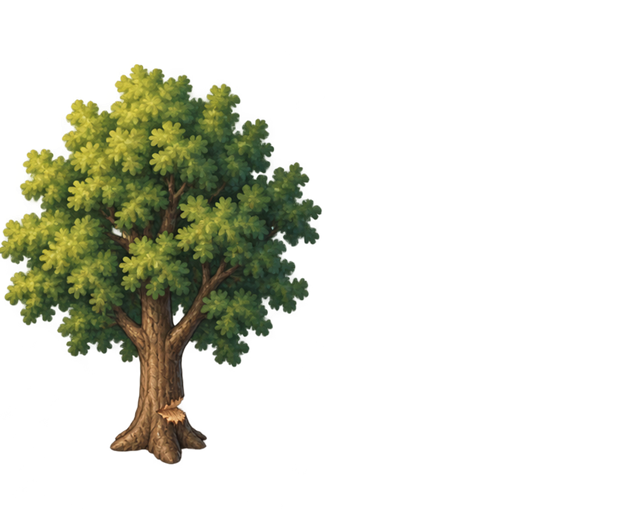
#> input picture Assets/Art/Production/Environment/Trees/Deciduous01/Runtime2x/deciduous-01-notched-2x-v1.png, 640 x 512 px
$ python make_chop_contact_preview.py
#> lines starting #> are read from the running program, lines starting #| are printed output that depends on the picture
from pathlib import Path

from PIL import Image, ImageDraw, ImageFont


PROJECT = Path(__file__).resolve().parents[2]
ART = PROJECT / "Assets/Art/Production"
CHARACTER = ART / "Characters/WoodcutterMale01/Runtime2x/Chop"
TREE = ART / "Environment/Trees/Deciduous01/Runtime2x/deciduous-01-notched-2x-v1.png"
OUTPUT = ART / "InteractionPreviews/woodcutter-chop-four-directions-contact-preview-v1.png"

DIRECTIONS = (
    ("SOUTHEAST", "Southeast", "southeast", (130, 110)),
    ("SOUTHWEST", "Southwest", "southwest", (265, 105)),
    ("NORTHEAST", "Northeast", "northeast", (110, 105)),
    ("NORTHWEST", "Northwest", "northwest", (265, 125)),
)


def font(size: int, bold: bool = False) -> ImageFont.ImageFont:
    name = "segoeuib.ttf" if bold else "segoeui.ttf"
    path = Path("C:/Windows/Fonts") / name
    return ImageFont.truetype(str(path), size) if path.exists() else ImageFont.load_default()


tree_source = Image.open(TREE).convert("RGBA")
#> tree_source is the input picture: PIL image 640x512 RGBA; mean R, G, B, A 21.6, 23, 10.6, 53.3
tree_bbox = tree_source.getchannel("A").getbbox()
#> tree_bbox = (0, 51, 325, 509)
if tree_bbox is None:
    raise ValueError("Notched tree contains no visible pixels")
tree = tree_source.crop(tree_bbox)
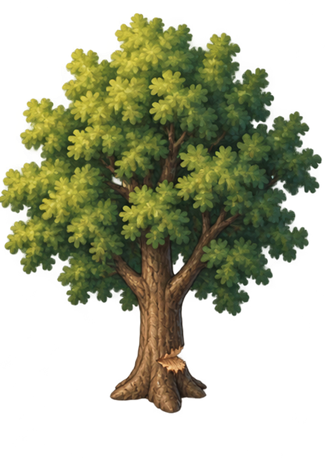
#> tree: PIL image 325x458 RGBA; mean R, G, B, A 47.5, 50.7, 23.2, 117.3; transparent parts drawn white
tree = tree.resize((220, 310), Image.Resampling.LANCZOS)
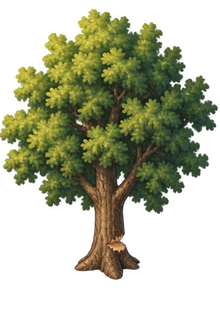
#> tree: PIL image 220x310 RGBA; mean R, G, B, A 47.4, 50.6, 23, 117.4; transparent parts drawn white

panel_width = 500
panel_height = 410
header_height = 82
board = Image.new("RGBA", (1040, 930), (44, 76, 48, 255))
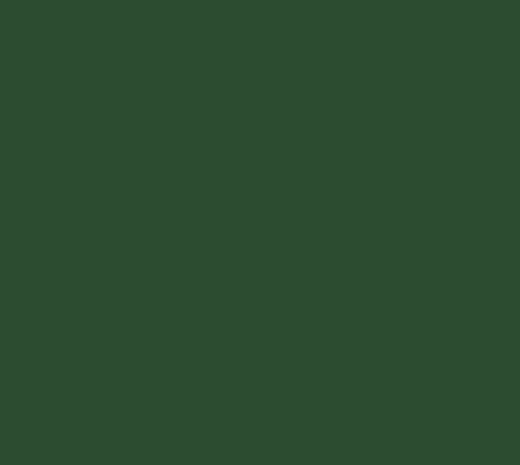
#> board: PIL image 1040x930 RGBA (shown at 1/2 size); mean R, G, B, A 44, 76, 48, 255
draw = ImageDraw.Draw(board)
draw.rounded_rectangle((20, 18, 1020, 72), radius=15, fill=(25, 39, 29, 255))
draw.text(
    (42, 32),
    "CHOP IMPACT — SCALE, FOOT ANCHOR, AND TREE CONTACT",
    font=font(23, True),
    fill=(255, 255, 255, 255),
)

for index, (label, folder, slug, character_position) in enumerate(DIRECTIONS):
    column = index % 2
    row = index // 2
    panel_x = 20 + column * 510
    panel_y = header_height + row * 420
    draw.rounded_rectangle(
        (panel_x, panel_y, panel_x + panel_width, panel_y + panel_height),
        radius=18,
        fill=(126, 151, 92, 255),
    )
    draw.text(
        (panel_x + 18, panel_y + 14),
        f"{label} — IMPACT FRAME 4",
        font=font(18, True),
        fill=(255, 238, 174, 255),
    )

    tree_position = (panel_x + 195, panel_y + 58)
    board.alpha_composite(tree, tree_position)
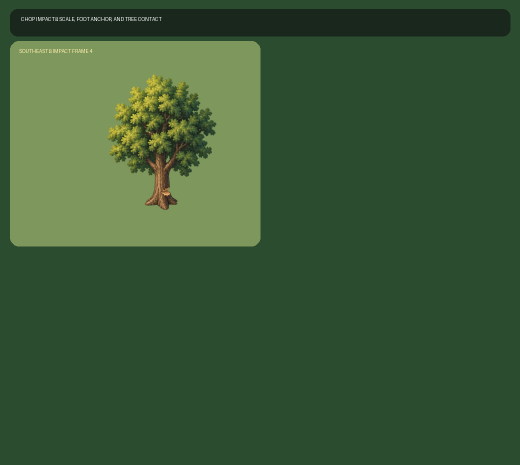
#> board: PIL image 1040x930 RGBA (shown at 1/2 size); mean R, G, B, A 59.4, 88.3, 55, 255

    character_path = (
        CHARACTER
        / folder
        / f"woodcutter-male-01-chop-{slug}-frame-04-2x-v1.png"
    )
#> (the run stopped early here; a loop or call above may not have finished)

$ run again, with Assets/Art/Production/Environment/Trees/Deciduous01/Runtime2x/deciduous-01-falling-southeast-2x-v1.png copied over Assets/Art/Production/Environment/Trees/Deciduous01/Runtime2x/deciduous-01-notched-2x-v1.png
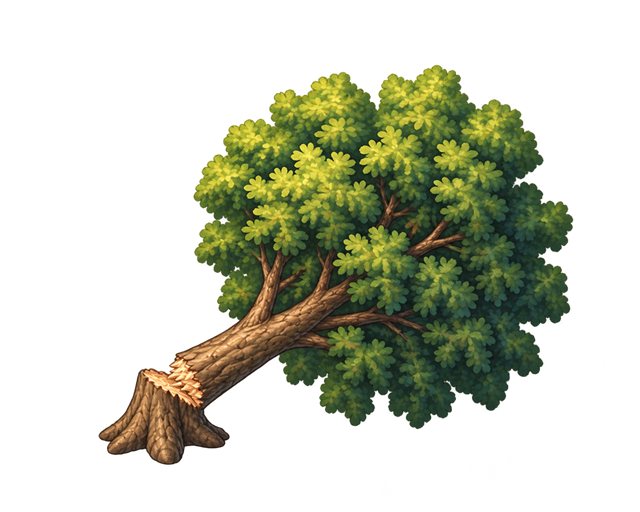
#> input picture Assets/Art/Production/Environment/Trees/Deciduous01/Runtime2x/deciduous-01-falling-southeast-2x-v1.png, 640 x 512 px
#> tree_source is the input picture: PIL image 640x512 RGBA; mean R, G, B, A 30.4, 33.4, 16, 84
#> tree_bbox = (28, 42, 616, 500)
#> `tree = tree.resize((220, 310), Image.Resampling.LANCZOS)`:
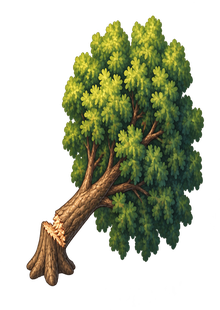
#> tree: PIL image 220x310 RGBA; mean R, G, B, A 37.7, 41.4, 19.5, 102.2; transparent parts drawn white
#> `board.alpha_composite(tree, tree_position)`:
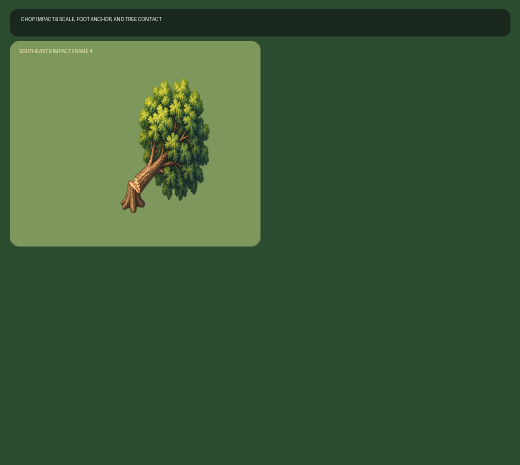
#> board: PIL image 1040x930 RGBA (shown at 1/2 size); mean R, G, B, A 59.5, 88.5, 55.2, 255

$ run again, with Assets/Art/Production/Environment/Trees/Deciduous01/Runtime2x/deciduous-01-felled-2x-v1.png copied over Assets/Art/Production/Environment/Trees/Deciduous01/Runtime2x/deciduous-01-notched-2x-v1.png
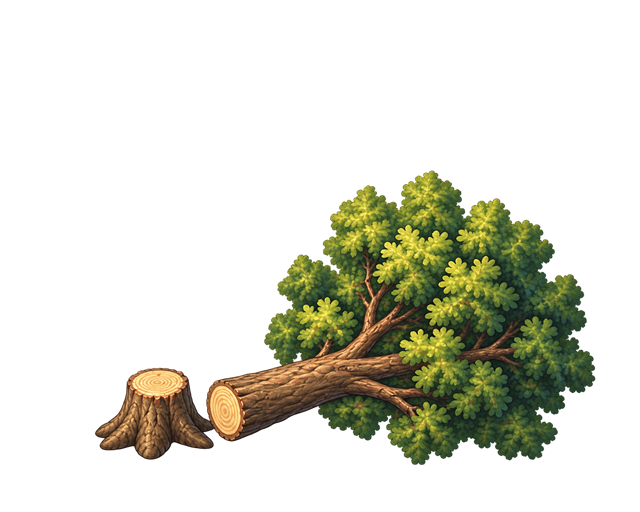
#> input picture Assets/Art/Production/Environment/Trees/Deciduous01/Runtime2x/deciduous-01-felled-2x-v1.png, 640 x 512 px
#> tree_source is the input picture: PIL image 640x512 RGBA; mean R, G, B, A 23.6, 23.9, 11.4, 59.1
#> tree_bbox = (94, 143, 597, 490)
#> `tree = tree.resize((220, 310), Image.Resampling.LANCZOS)`:
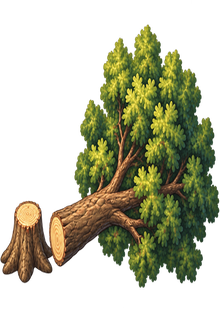
#> tree: PIL image 220x310 RGBA; mean R, G, B, A 45.3, 46, 21.7, 111; transparent parts drawn white
#> `board.alpha_composite(tree, tree_position)`:
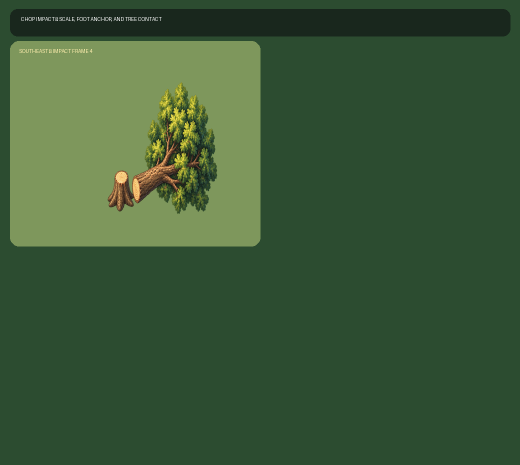
#> board: PIL image 1040x930 RGBA (shown at 1/2 size); mean R, G, B, A 59.7, 88.5, 55.1, 255
